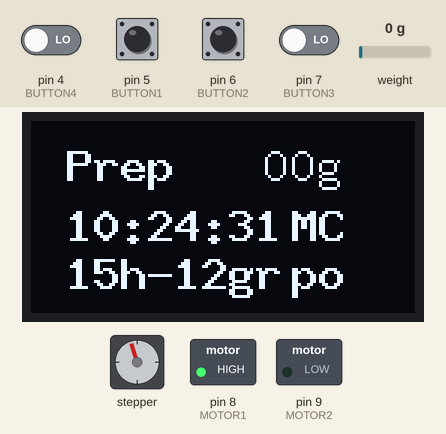
This program was run on a simulated Arduino Uno, built with avr-gcc and run on an emulated ATmega328P. On the bench: 128×64 one-colour display, stepper motor, switched loads named in the program (green lamp = pin HIGH). The test bench sets the inputs (shaded band); at power-on: pin 5 (BUTTON1), pin 6 (BUTTON2) HIGH, pin 4 (BUTTON4), pin 7 (BUTTON3) LOW, weight on the scale 0 g. The local clock reads 2024-03-15 10:24:30 at power-on unless the program sets it; stepper angles assume 4096 steps per turn; what the program prints to the serial monitor is not drawn.

Above: at 3.1 s.
3.2 s: pin 6 (BUTTON2) pulled LOW for 1 s
At 5.6 s:
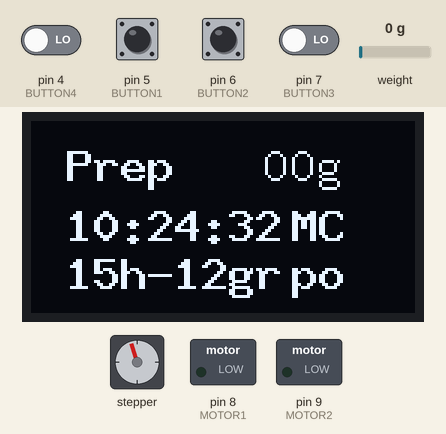
6.4 s: pin 4 (BUTTON4) driven HIGH and pin 7 (BUTTON3) driven HIGH
At 8.3 s:
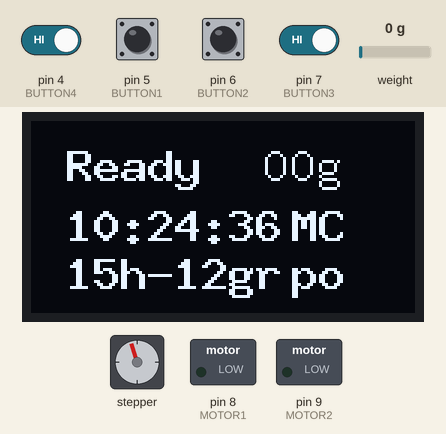
10.2 s: pin 4 (BUTTON4) driven LOW
14.0 s: pin 4 (BUTTON4) driven HIGH
At 20.3 s:
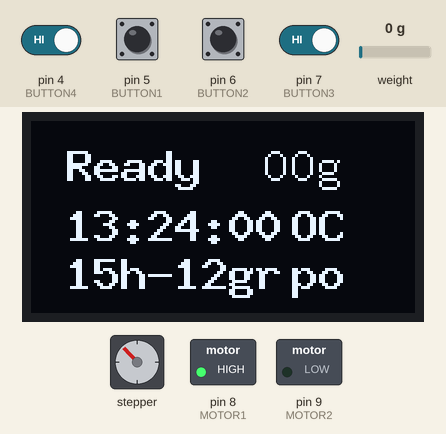
Timing chart, 0 to 21.8 s (numbered marks = the images above; inputs shaded):
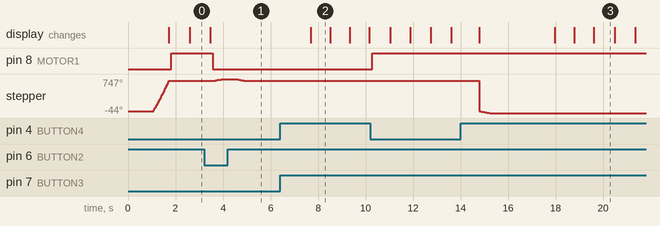

Measured:
- after the input at 3.2 s, pin 8 (MOTOR1): HIGH → LOW after 0.36 s; stepper: turns 44° clockwise in 0.44 s, then 44° counter-clockwise in 0.44 s
- after the input at 6.4 s, pin 8 (MOTOR1): stays LOW (without the input it goes to HIGH after 1.4 s)
- what the display in image 2 shows lasts 0.8 s, from 7.7 s to 8.5 s
- what the display in image 3 shows lasts 0.9 s, from 19.6 s to 20.5 s

The program:

main.cpp
```cpp
#include "HX711.h"
#include <CheapStepper.h>
#include <U8g2lib.h>
#include <RtcDS1307.h> //oled
#include <Wire.h>

// wiring
#define LOADCELL_DOUT_PIN  2
#define LOADCELL_SCK_PIN   3
#define BUTTON4            4 //limitter
#define BUTTON1            5 //
#define BUTTON2            6 //
#define BUTTON3            7 //function mode, button mode change
#define MOTOR1             8
#define MOTOR2             9
#define STEP1             10
#define STEP2             11
#define STEP3             12
#define STEP4             13

//constants and variables

#define BLANK_SCREEN_TIME       2000
#define LOADCELL_CHANGETIMEOUT 15000
#define slideDistance            500

#define ModeDoNothing              0
#define ModeMotorRun               1
#define ModeMotorRunAndServe       2
#define ModeOpenLid                3
#define ModeCloseLid               4
/*#define ModeTimeout                5 */


#define ButtonStatusOpenClose      0
#define ButtonStatusSetTime        1
#define ButtonStatusSetAlarm       2
#define ButtonStatusManuelStart    3

#define calibration_factor       880 //

bool warning                     = false;
bool moveClockwise               =  true;
bool feedDoorOpen                = false;
long scaleGetUnits               =     0;

//bool showScreen = true;
int screenBlankDelayCount = 0;
int mode = ModeDoNothing;
int buttonStatus = ButtonStatusManuelStart;
int count = 0;
int portionWeightgr = 12;
long oldTime = 0;
long oldScale = 0;
int completedHour = -1;
      // index ->    0, 1, ...                                                     ..,22,23
      // clock ->    0, 1, 2, 3, 4, 5, 6, 7, 8, 9,10,11,12,13,14,15,16,17,18,19,20,21,22,23}
int cmdAmount[24] = {0, 0, 0, 0, 0, 0, 0, 0, 0, 0, 0, 0, 0, 0, 0,12, 0, 0, 0,12, 0, 0,24, 0};
int cmd[24] =       {0, 0, 0, 0, 0, 2, 0, 0, 0, 0, 0, 0, 0, 0, 0, 3, 0, 0, 0, 3, 0, 0, 1, 0};    //0 do nothing, 1 prepare, 2 open, 3 prepare and open
int nextPointer = 0;
String status = "";
char *statusString[] = {"Ready", "Prep", "Prp&Srv", "Ready", "Ready"};
char *nextOperationString[] = {"p", "o", "po"};
char *buttonModeString[] = {"AS", "CS", "OC", "MC"};


CheapStepper stepper (STEP1,STEP2,STEP3,STEP4);
U8G2_SSD1306_128X64_NONAME_1_HW_I2C u8g2(U8G2_R0, /* reset=*/ U8X8_PIN_NONE);
RtcDS1307<TwoWire> Rtc(Wire);
HX711 scale;


int CalculateNextPointer(int currentHour)
{
  for(int i = 1; i<24; i++)
  {
    int mod = (currentHour + i) % 24;
    if(cmd[mod]>0)
    {
      return mod;
    }
  }
}

void resetStepperPins()
{
    digitalWrite(10, LOW);
    digitalWrite(11, LOW);
    digitalWrite(12, LOW);
    digitalWrite(13, LOW);
}

#define countof(a) (sizeof(a) / sizeof(a[0]))

void printTimeAndAlarm(const RtcDateTime& dt, const RtcDateTime& alrm, String statusStr, long weight, String nextOperation, String btnModeString, bool _warning)
{
    char datestring[10];
    char alarmstring[10];
    char weightString[4];

    int x,y;
    x = 12;
    y = 20;

    if(_warning)
    {
      statusStr = "TMOUT";
    }

    snprintf_P(datestring,
            countof(datestring),
            PSTR("%02u:%02u:%02u"),
            dt.Hour(),
            dt.Minute(),
            dt.Second() );
    //Serial.print(datestring);

    snprintf_P(alarmstring,
            countof(alarmstring),
            PSTR("%02uh-%02ugr"),
            alrm.Hour(),
            alrm.Minute());


  int lenString = statusStr.length();
  char statusstring[lenString+1];
  statusStr.toCharArray(statusstring, lenString+1);

  lenString = nextOperation.length();
  char nOpstring[lenString+1];
  nextOperation.toCharArray(nOpstring, lenString+1);

  lenString = btnModeString.length();
  char nbuttonModeString[lenString+1];
  btnModeString.toCharArray(nbuttonModeString, lenString+1);


    snprintf_P(weightString,
            countof(weightString),
            PSTR("%02ugr"),
            weight);


  u8g2.firstPage();
  do {
    u8g2.setFont(u8g2_font_9x15B_mf);
    u8g2.drawStr(x, y, statusstring);
    u8g2.drawStr(x,y+20,datestring);
    u8g2.drawStr(x+75, y+20, nbuttonModeString);
    u8g2.setFont(u8g2_font_9x15B_mf);
    u8g2.drawStr(x,y+36,alarmstring);
    u8g2.drawStr(x+75,y+36,nOpstring);
    u8g2.setFont(u8g2_font_9x15_mf);
    u8g2.drawStr(x+65,y,weightString);
    u8g2.setFont(u8g2_font_9x15_mf);


    //u8g2.drawFrame(0,0,u8g2.getDisplayWidth(),u8g2.getDisplayHeight() );
  } while ( u8g2.nextPage() );
}


void setup() {
  Serial.begin(9600);
  Serial.print("setup started.");
  scale.begin(LOADCELL_DOUT_PIN, LOADCELL_SCK_PIN);
  scale.set_scale(calibration_factor);
  scale.tare();
  Serial.print("scale setup completed.");
  pinMode(BUTTON1, INPUT_PULLUP);
  pinMode(BUTTON2, INPUT_PULLUP);
  pinMode(MOTOR1, OUTPUT);
  pinMode(MOTOR2, OUTPUT);

  u8g2.begin();
  u8g2.setDisplayRotation(U8G2_R2);

  //Clock related
  //-------------------------------------------------------
  Serial.print("compiled: ");
  Serial.print(__DATE__);
  Serial.println(__TIME__);

  Rtc.Begin();

  RtcDateTime compiled = RtcDateTime(__DATE__, __TIME__);
  //RtcDateTime compiled = RtcDateTime(__DATE__, "15:59:50");
  //Rtc.SetDateTime(compiled);
  //printDateTime(compiled);
  Serial.println();

  //clock related code from lib sample
  if (!Rtc.IsDateTimeValid())
  {
      if (Rtc.LastError() != 0)
      {
          // we have a communications error
          // see https://www.arduino.cc/en/Reference/WireEndTransmission for
          // what the number means
          Serial.print("RTC communications error = ");
          Serial.println(Rtc.LastError());
      }
      else
      {
          // Common Causes:
          //    1) first time you ran and the device wasn't running yet
          //    2) the battery on the device is low or even missing

          Serial.println("RTC lost confidence in the DateTime!");
          // following line sets the RTC to the date & time this sketch was compiled
          // it will also reset the valid flag internally unless the Rtc device is
          // having an issue

          //Rtc.SetDateTime(compiled);
      }
  }

  if (!Rtc.GetIsRunning())
  {
      Serial.println("RTC was not actively running, starting now");
      Rtc.SetIsRunning(true);
  }

  RtcDateTime now = Rtc.GetDateTime();
  if (now < compiled)
  {
      Serial.println("RTC is older than compile time!  (Updating DateTime)");
      //Rtc.SetDateTime(compiled);
  }
  else if (now > compiled)
  {
      Serial.println("RTC is newer than compile time. (this is expected)");
  }
  else if (now == compiled)
  {
      Serial.println("RTC is the same as compile time! (not expected but all is fine)");
  }

  // never assume the Rtc was last configured by you, so
  // just clear them to your needed state
  Rtc.SetSquareWavePin(DS1307SquareWaveOut_Low);
  Serial.print("setup finished. ");


  //lid setup
  if(digitalRead(BUTTON4) == HIGH)
  {
    mode = ModeCloseLid;
  }
  else
  {
    //move until button4 becomes high
      for (int s=0; s<8000; s++){
        stepper.step(moveClockwise);
        int stopPinState = digitalRead(BUTTON4);
        if(stopPinState == HIGH)
        {
          resetStepperPins();
          mode = ModeCloseLid;
          break;
        }
    }
  }
}

void BlankScreen()
{
  u8g2.clearDisplay();
}

void StartMotors(int motorMode, int amount)
{
    mode = motorMode;
    oldTime = millis();
    oldScale = 0;
    portionWeightgr = amount;
    screenBlankDelayCount = 0;
    warning = false;
}

void StopMotors()
{
    digitalWrite(MOTOR1, LOW);
    digitalWrite(MOTOR2, LOW);

}


void loop() {

  //Clock *********************************************
  if (!Rtc.IsDateTimeValid())
  {
      if (Rtc.LastError() != 0)
      {
          // we have a communications error
          // see https://www.arduino.cc/en/Reference/WireEndTransmission for
          // what the number means
          Serial.print("RTC communications error = ");
          Serial.println(Rtc.LastError());
      }
      else
      {
          // Common Causes:
          //    1) the battery on the device is low or even missing and the power line was disconnected
          Serial.println("RTC lost confidence in the DateTime!");
      }
  }

  if (scale.is_ready()) {
    //long reading = scale.read();
    //scaleGetUnits = scale.get_units();

    scaleGetUnits = -scale.get_units();
    //Serial.print("HX711 reading: ");
    //Serial.println(scaleGetUnits,1);
    //Serial.println(reading/1000);
  } else {
    Serial.println("HX711 not found.");
  }
//DrawToOled(2, 30, "test");
//count = count + 1;


  if(digitalRead(BUTTON3) == HIGH)
  {
    //change function mode
    screenBlankDelayCount = 0;
    Serial.print("button3");
    buttonStatus = buttonStatus + 1;
    if(buttonStatus == 4)
    {
      buttonStatus = 0;
    }
  }


if(buttonStatus == ButtonStatusManuelStart)
{
  if(digitalRead(BUTTON1) == HIGH)
  {
    Serial.print("button1");
    if(feedDoorOpen == false)
    {
      Serial.print("A1");
      mode = ModeOpenLid;
    }
    else
    {
      Serial.print("B1");
      mode = ModeCloseLid;
    }
  }

  if(digitalRead(BUTTON2) == HIGH)
  {
    //----------------------------------------------------------
    StartMotors(ModeMotorRun, 12);
    Serial.print("button3");
  }
  else
  {
    StopMotors();
  }
}


  if(digitalRead(BUTTON4) == HIGH)
  {
    Serial.print("button4");
  }

  if((mode == ModeMotorRun) || (mode == ModeMotorRunAndServe))
  {
    Serial.println("mode = ModeMotorRun || mode = ModeMotorRunAndServe");
    Serial.println(mode);


    long myTime = millis();

    digitalWrite(MOTOR1, HIGH);
    digitalWrite(MOTOR2, LOW);

    if(feedDoorOpen)
    {
      Serial.println("feedDoorOpen -> close it.");
      stepper.move(!moveClockwise, slideDistance);
      feedDoorOpen = false;
      resetStepperPins();
      scale.tare();
    }


    Serial.print("myTime:"); Serial.println(myTime);
    Serial.print("oldTime:"); Serial.println(oldTime);
    Serial.print("myTime - oldTime:"); Serial.println(myTime - oldTime);
    Serial.print("scaleGetUnits:"); Serial.println(scaleGetUnits);
    Serial.print("oldScale:"); Serial.println(oldScale);


    if(myTime - oldTime > LOADCELL_CHANGETIMEOUT)
    {
      //if scale is equal to porsion or there is no significant change at scale number then stop the motor
      //if scale is changing then continue
      Serial.println("LOADCELL_CHANGETIMEOUT passed.");
      if(scaleGetUnits > oldScale)
      {
        Serial.println("Weight is increasing.");
        oldScale = scaleGetUnits;
        oldTime = myTime;
        //new scale measure is larger than previous one.
        //oldScale = scaleGetUnits;
      }
      else
      {
        Serial.println("Weight is not changing. Stop motors.");
        StopMotors();
        warning = true;
        if( mode == ModeMotorRunAndServe)
        {
          mode = ModeOpenLid;
        }
        else
        {
          mode = ModeDoNothing;
        }
      }
    }

    long wait = 50;
    scale.wait_ready(wait);

    Serial.print(">");
    if((scaleGetUnits >= portionWeightgr) &&  portionWeightgr < 150) //max 150gr.
    {
        Serial.println("Target weight.");
        //RtcDateTime now = Rtc.GetDateTime();
        //printTimeAndAlarm(now, RtcDateTime(2000,1, 1, alarmHr, alarmMin, 0), status, scaleGetUnits, mode);
        StopMotors();
        if( mode == ModeMotorRunAndServe)
        {
          mode = ModeOpenLid;
        }
        else
        {
          mode = ModeDoNothing;
        }
    }
  }

  if (mode == ModeOpenLid)
  {
      Serial.println("mode = ModeOpenLid");
      stepper.move(moveClockwise, slideDistance);
      feedDoorOpen = true;
      resetStepperPins();
      delay(500);//feed discharge time. wait at open positon
      mode = ModeCloseLid;
      screenBlankDelayCount = 0;
  }

  if(mode == ModeCloseLid)
  {
      Serial.print("mode = ModeCloseLid");
      stepper.move(!moveClockwise, slideDistance);
      feedDoorOpen = false;
      mode = ModeDoNothing;
      resetStepperPins();
      delay(1000);//
      scale.tare();
  }

  /*
  if(mode == ModeTimeout)
  {
    Serial.println("mode = ModeTimeout");
    //if other actions needed.
    //for example last amount can be writen on oled
    if(!feedDoorOpen)
    {
      //stepper.move(moveClockwise, slideDistance);
      //feedDoorOpen = true;
      resetStepperPins();
    }
  }
  */

  RtcDateTime now = Rtc.GetDateTime();
  int hour = now.Hour();
  int minute = now.Minute();
  int next = CalculateNextPointer(hour);//pointer of next command. to calculate hour value +1  of the pointer.;

  if(screenBlankDelayCount<BLANK_SCREEN_TIME)
  {
    printTimeAndAlarm(now, RtcDateTime(2000,1, 1,next, cmdAmount[next], 0), statusString[mode], scaleGetUnits, nextOperationString[cmd[next]-1], buttonModeString[buttonStatus], warning);
  }
  else
  {
    BlankScreen();
  }

screenBlankDelayCount = screenBlankDelayCount + 1;

if(screenBlankDelayCount>BLANK_SCREEN_TIME)
{
  screenBlankDelayCount = BLANK_SCREEN_TIME;
}

Serial.println(screenBlankDelayCount);

if(buttonStatus == ButtonStatusSetTime)
{
  if(digitalRead(BUTTON1) == HIGH)
  {
        int clockMin = now.Minute();
        clockMin = clockMin + 1;
        if(clockMin == 60) {clockMin = 0;}
        RtcDateTime setTime = RtcDateTime(2019, 1, 21, now.Hour(), clockMin, 0);
        Rtc.SetDateTime(setTime);
        screenBlankDelayCount = 0;
  }
  if(digitalRead(BUTTON2) == HIGH)
  {
        int clockHr = now.Hour();
        clockHr = clockHr + 1;
        if(clockHr == 24) { clockHr = 0;}
        RtcDateTime setTime = RtcDateTime(2019,1,21,clockHr,now.Minute(),0);
        Rtc.SetDateTime(setTime);
        screenBlankDelayCount = 0;
  }
}


if(hour!=completedHour) // runs once
{
  Serial.println(cmd[hour]);
  if(minute == 0) //Sadece dakika 0 olduğunda işlem yapar. (elektrik gidip geldiğinde her seferinde yem vermez. elektrik kesildiğinde atlayan öğünler atlanmış olur.)
  {
    if(cmd[hour] == 1)  {  StartMotors(ModeMotorRun, cmdAmount[hour]); }
    if(cmd[hour] == 2)  {  mode = ModeOpenLid;           }
    if(cmd[hour] == 3)  {  StartMotors(ModeMotorRunAndServe, cmdAmount[hour]); }
    completedHour = hour;
  }
}


  //delay(30);

}
```
